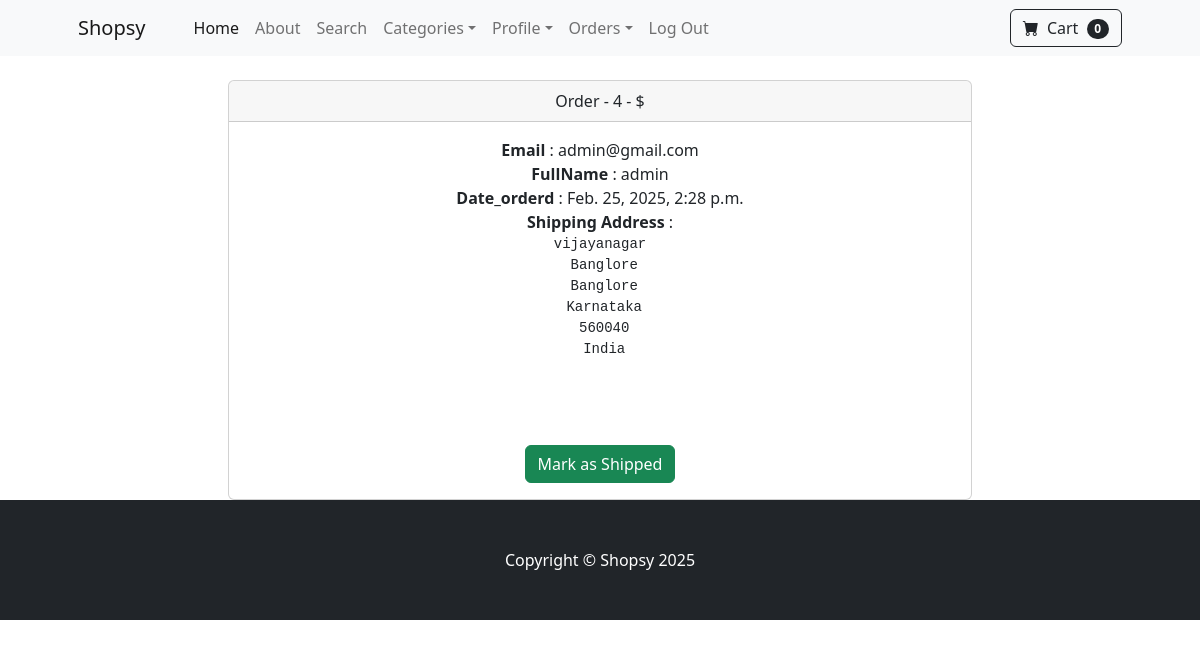
The page /payment/orders/4 (signed in) on the database as committed earlier.
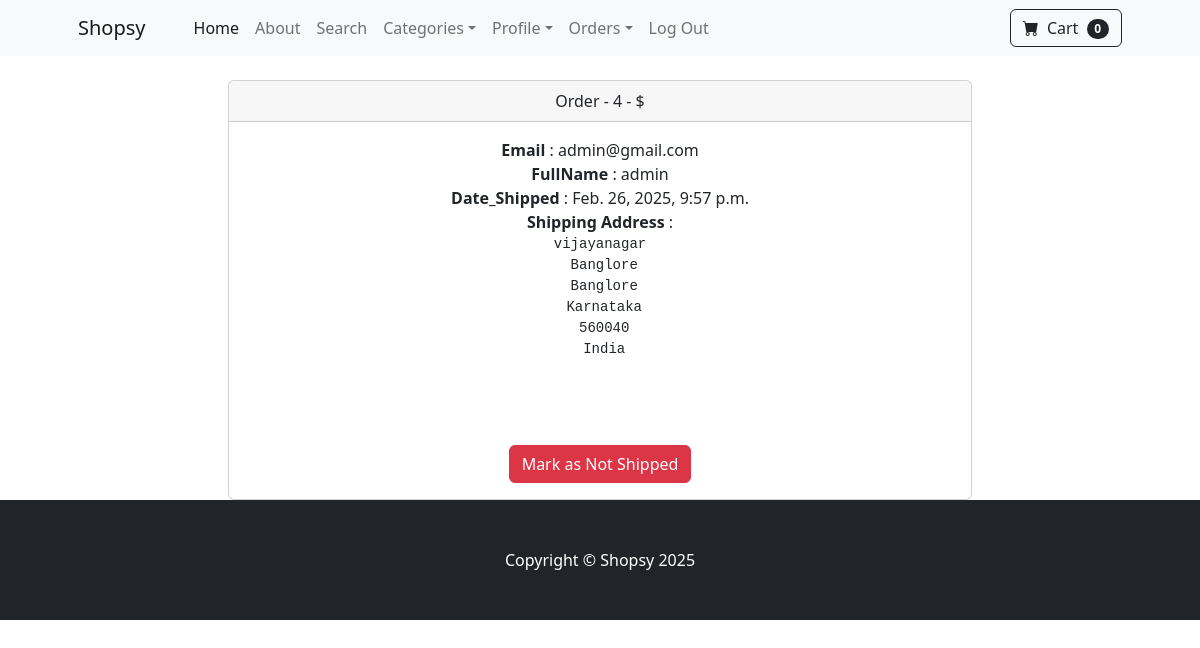
The same page on the database as committed later.
### payment/models.py (models this page shows, shortened)
class Order(models.Model):
  user = models.ForeignKey(User, on_delete=models.CASCADE, null=True, blank=True)
  full_name = models.CharField(max_length=100)
  email = models.EmailField(max_length=200)
  shipping_address = models.TextField(max_length=15000)
  amount_paid = models.DecimalField(max_digits=10, decimal_places=2)
  date_ordered = models.DateTimeField(auto_now_add=True)
  shipped = models.BooleanField(default=False)
  shipped_date = models.DateTimeField(blank=True, null=True)

### payment/views.py (the view, shortened to what this page needs)
# urls.py: path('orders/<int:pk>', views.orders, name="orders"),
def orders(request, pk):
  if request.user.is_authenticated and request.user.is_superuser:
    order = Order.objects.get(id=pk)
    items = OrderItem.objects.filter(order=pk)
    return render(request, 'payment/orders.html', {'order':order, 'items':items})
  else:
    messages.success(request, "Access Denied..")
    return redirect('home')

### cart/cart.py (called while the page is built)
  def __len__(self):
    return len(self.cart)

### cart/context_processors.py (called while the page is built)
def cart(request):
  return {'cart':Cart(request)}

### payment/templates/payment/orders.html (shortened to what this page needs)
{% extends "base.html" %} {% block content %}
<br>
<div class="container">
  <div class="row">
    <center>
      <div class="col-8">
        <div class="card">
          <div class="card-header">
           Order - {{order.id}}   -  ${{order.price}}
          </div>
          <div class="card-body">
          <strong> Email</strong> : {{order.email}} <br>
          <strong> FullName</strong> : {{order.full_name}} <br>
           {% if order.shipped_date %}
          <strong> Date_Shipped </strong>:  {{order.shipped_date}}
            {% else %}
          <strong> Date_orderd </strong>:   {{order.date_ordered}}
           {% endif %}
           <br>
           <strong>Shipping Address </strong>: <pre>{{order.shipping_address}}</pre>
           <br>
          <br>
          {% if not order.shipped %}
          <form action="" method="POST">
            <button type="submit" class="btn btn-success">Mark as Shipped</button>
          </form>
          {% else %}
          <form action="" method="POST">
            <button type="submit" class="btn btn-danger">Mark as Not Shipped</button>
          </form>
          {% endif %}
          </div>
        </div>
      </div>
    </center>
  </div>
</div>
{% endblock %}

Rows that differ between the two databases and show on the page:
changed Order "admin@gmail.com": shipped_date (not shown) → "Feb. 26, 2025, 9:57 p.m."; shipped False → True (drawn); date_ordered "Feb. 25, 2025, 2:28 p.m." → (not shown)
Other text that changed with them:
text no longer shown: "Date_orderd Mark as Shipped"
text now shown: "Date_Shipped Mark as Not Shipped"
